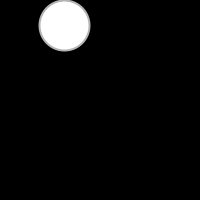
Frame 1 (no input)
Frame 60 (the mouse pressed at the canvas centre just before this capture): identical to frame 1, image omitted
Frame 120 (the mouse held since frame 60 and released just before this capture): identical to frame 1, image omitted

The Processing sketch that drew this single still picture (run headless with seeded random() and noise(); from frame 60 on, the mouse is pressed at the canvas centre):

// Processing sketch: sketch_1_02
// ── sketch_1_02.pde
  // voici mon premier programme utilisant des variables
  color background_color ;
  int size ;
  float xpos,ypos ;
  
  void setup(){
  size(200,200) ;
  background_color = color(0) ;
  size = 50 ;
  xpos = random(100) ;
  ypos = random(100) ;
  background(background_color ) ; // utilisons un fond noir.
  }
  
  void draw(){
  background(background_color ) ; 
  stroke(180) ; 
  strokeWeight(2) ; 
  fill(255) ;
/* on dessine notre ellipse en utilisant nos variables*/
  ellipse(xpos,ypos,size,size) ; 
  }
